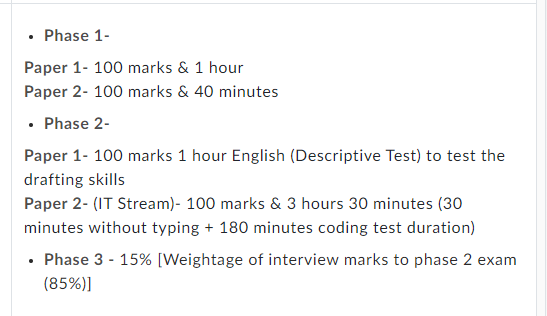
#> input picture IT_Stream_Exam_Pattern.png, 547 x 316 px, given in place of birds.webp, which was not available
$ python 'Image enhancement (1).py'   (older library calls are emulated)
#> lines starting #> are read from the running program, lines starting #| are printed output that depends on the picture; after the words box and inside, x2 and y2 are one past the last pixel; in counts of white or black regions, pixels touching at a corner belong together; pictures that were not available may be replaced by others from this repository, and a replacement may not be noted
#!/usr/bin/env python
# coding: utf-8

# In[1]:


import cv2
import matplotlib.pyplot as plt
import numpy as np


# In[2]:


# first = cv2.imread("C:\\Users\\rcc\\Downloads\\road.jpg",1)
second = cv2.imread("C:\\Users\\rcc\\Downloads\\birds.webp",1)
#> second is the input picture: shape (316, 547, 3); mean B, G, R 246.6, 246.4, 246.3
plt.subplot(1,2,1)
plt.title("Original")
plt.imshow(second)

sharp = cv2.Laplacian(second, cv2.CV_64F)
# cv2.imwrite('Laplacian image.jpg', sharp)
plt.subplot(1,2,2)
plt.title("Sharpening")
plt.imshow(sharp)
plt.show()
#> figure, not shown here; B, G, R data is drawn as R, G, B

# # cv2.imshow("Ayaaz", img)
# img1 = cv2.resize(first, (700,700))
# img2 = cv2.resize(second, (700,700))
# add = cv2.add(img1, img2)
# # subt = cv2.subtract(img1, img2)


# In[85]:


image = cv2.imread("C:\\Users\\rcc\\Downloads\\birds.webp",1)
plt.subplot(1,2,1)
plt.title("Original")
plt.imshow(image)
# [6 lines of commented-out code are left out]
filtered = cv2.GaussianBlur(image, (25, 25), 0)
plt.subplot(1,2,2)
plt.title("Filtered")
plt.imshow(filtered)
plt.show()
#> figure, not shown here; B, G, R data is drawn as R, G, B
# cv2.imshow("Filtered", filtered)
# cv2.waitKey(0)
# cv2.destroyAllWindows()


# In[4]:


image = cv2.imread("C:\\Users\\rcc\\Downloads\\birds.webp",1)
plt.subplot(1,2,1)
plt.title("Original")
plt.imshow(image)

image = cv2.cvtColor(image, cv2.COLOR_RGB2HSV)
#> image: shape (316, 547, 3); mean H, S, V 5.7, 8.4, 249.4

image[:,:,0] = image[:,:,0] * 0.9 #HUE
#> image: shape (316, 547, 3); mean H, S, V 5.1, 8.4, 249.4
image[:,:,1] = image[:,:,1] * 1.7 #SATURATION
#> image: shape (316, 547, 3); mean H, S, V 5.1, 8.8, 249.4
image[:,:,2] = image[:,:,2] * 0.5 #VALUE
#> image: shape (316, 547, 3); mean H, S, V 5.1, 8.8, 124.2

Enhanced = cv2.cvtColor(image, cv2.COLOR_HSV2BGR)
plt.subplot(1,2,2)
plt.title("Enhanced")
plt.imshow(Enhanced)
plt.show()
#> figure, not shown here; B, G, R data is drawn as R, G, B


# In[5]:


image = cv2.imread("C:\\Users\\rcc\\Downloads\\birds.webp",1)
plt.subplot(1,2,1)
plt.title("Original")
plt.imshow(image)

# image1 = cv2.resize(image, None, fx = 2, fy = 2)
image1 = cv2.resize(image, (700,1000))
plt.subplot(1,2,2)
plt.title("Resized")
plt.imshow(image1)
plt.show()
#> figure, not shown here; B, G, R data is drawn as R, G, B


# In[6]:


image = cv2.imread("C:\\Users\\rcc\\Downloads\\birds.webp",1)
plt.subplot(1,2,1)
plt.title("Original")
plt.imshow(image)

image1 = 255 - image
#> image1: shape (316, 547, 3)
# cv2.imshow("Ayaaz", image1)
# cv2.waitKey(0)
# cv2.destroyAllWindows()
plt.subplot(1,2,2)
plt.title("Inverse color")
plt.imshow(image1)
plt.show()
#> figure, not shown here; B, G, R data is drawn as R, G, B


# In[7]:


image = cv2.imread("C:\\Users\\rcc\\Downloads\\birds.webp",1)
plt.subplot(1,2,1)
plt.title("Original")
plt.imshow(image)

gray_image = cv2.cvtColor(image, cv2.COLOR_BGR2GRAY)
image1 = cv2.equalizeHist(gray_image)
#> image1: shape (316, 547)
plt.subplot(1,2,2)
plt.title("Equilized")
plt.imshow(image1)
plt.show()
#> figure, not shown here; B, G, R data is drawn as R, G, B


# In[8]:


image = cv2.imread("C:\\Users\\rcc\\Downloads\\birds.webp",1)
plt.subplot(1,2,1)
plt.title("Original")
plt.imshow(image)

image1 = cv2.Canny(image, 100, 200)
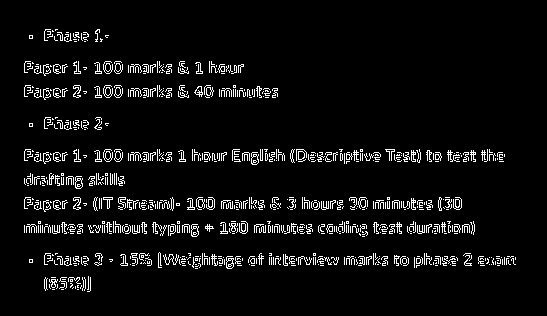
#> image1: shape (316, 547); 5.6% white in thin lines or dots, all inside (x1, y1, x2, y2) = (24, 29, 516, 292)
plt.subplot(1,2,2)
plt.title("Edges")
plt.imshow(image1)
plt.show()
#> figure, not shown here; B, G, R data is drawn as R, G, B


# In[9]:


image = cv2.imread("C:\\Users\\rcc\\Downloads\\birds.webp")
plt.subplot(1,2,1)
plt.title("Original")
plt.imshow(image)
image2 = cv2.cvtColor(image, cv2.COLOR_BGR2GRAY)
log_value = 100 * np.log(1 + image2)
# cv2.imshow("Ayaaz", log_value)
# cv2.waitKey(0)
# cv2.destroyAllWindows()
plt.subplot(1,2,2)
plt.title("Original")
plt.imshow(log_value)
plt.show()
#> figure, not shown here; B, G, R data is drawn as R, G, B


# In[10]:


# Assignment Problem:


image = cv2.imread("C:\\Users\\rcc\\Downloads\\road.jpg",1)
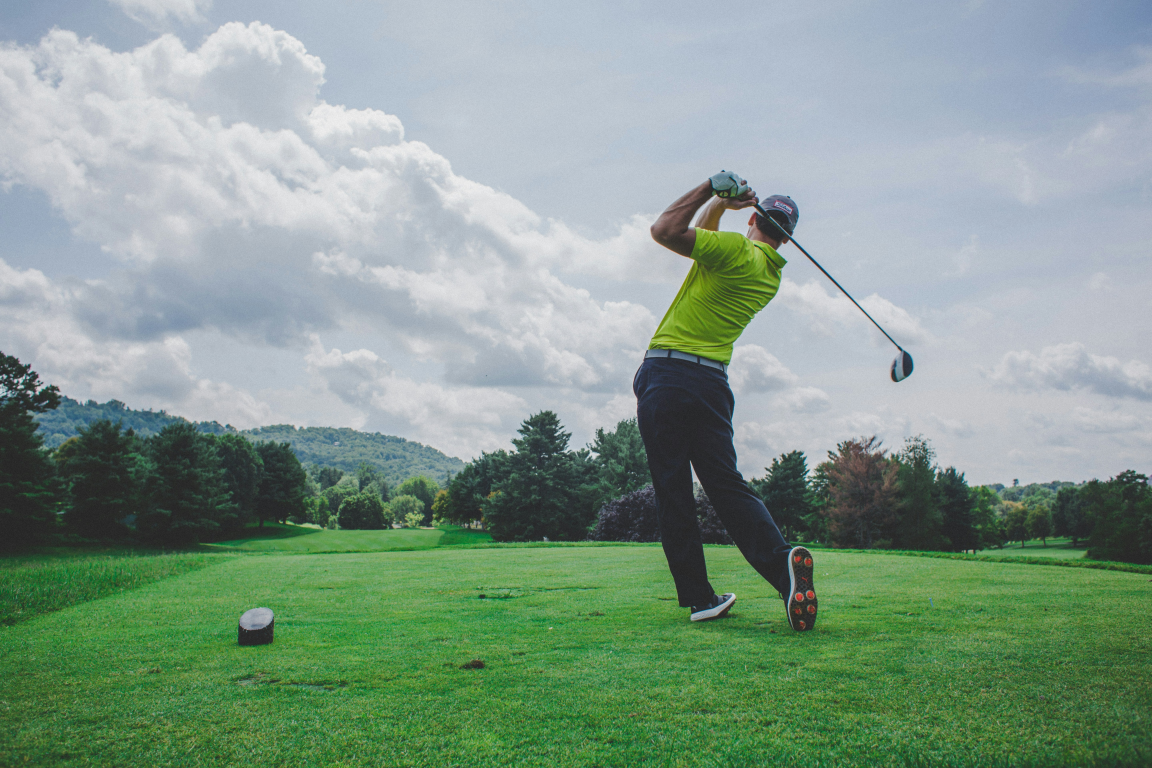
#> input picture computer_vision/sport.jpg, 5760 x 3840 px, given in place of road.jpg, which was not available (shown at 1/5 size)
#> image is the input picture: shape (3840, 5760, 3); mean B, G, R 140.4, 154.8, 132.4
plt.subplot(1,2,1)
plt.title("Original")
plt.imshow(image)
# plt.show()

# Gray Image
image = cv2.imread("C:\\Users\\rcc\\Downloads\\road.jpg",1)
image2 = cv2.cvtColor(image, cv2.COLOR_BGR2GRAY)
res = cv2.resize(image2, (500, 500))
plt.subplot(1,2,2)
# [4 lines of commented-out code are left out]
plt.title("Gray")
plt.imshow(res)
plt.show()
#> figure, not shown here; B, G, R data is drawn as R, G, B

# x = int(input("Enter the value of X: "))
# y = int(input("Enter the value of Y: "))
x = 10
y = 20
four = [(x, y - 1), (x - 1, y), (x + 1, y), (x, y + 1)]
plt.subplot(1,2,1)
plt.title("Four Neighbours")
plt.imshow(four)
# plt.show()

eight = [(x, y - 1), (x - 1, y), (x + 1, y), (x, y + 1),(x - 1, y - 1), (x - 1, y + 1), (x + 1, y + 1), (x + 1, y - 1) ]
plt.subplot(1,2,2)
plt.title("Eight Neighbours")
plt.imshow(eight)
plt.show()
# [13 lines of commented-out code are left out]


negative_image = 255 - image2
res = cv2.resize(negative_image, (500, 500))
plt.subplot(1,2,2)
plt.title("Negative Image")
plt.imshow(res)
plt.show()
# [11 lines of commented-out code are left out]
log_value = 100 * np.log(1 + image2)
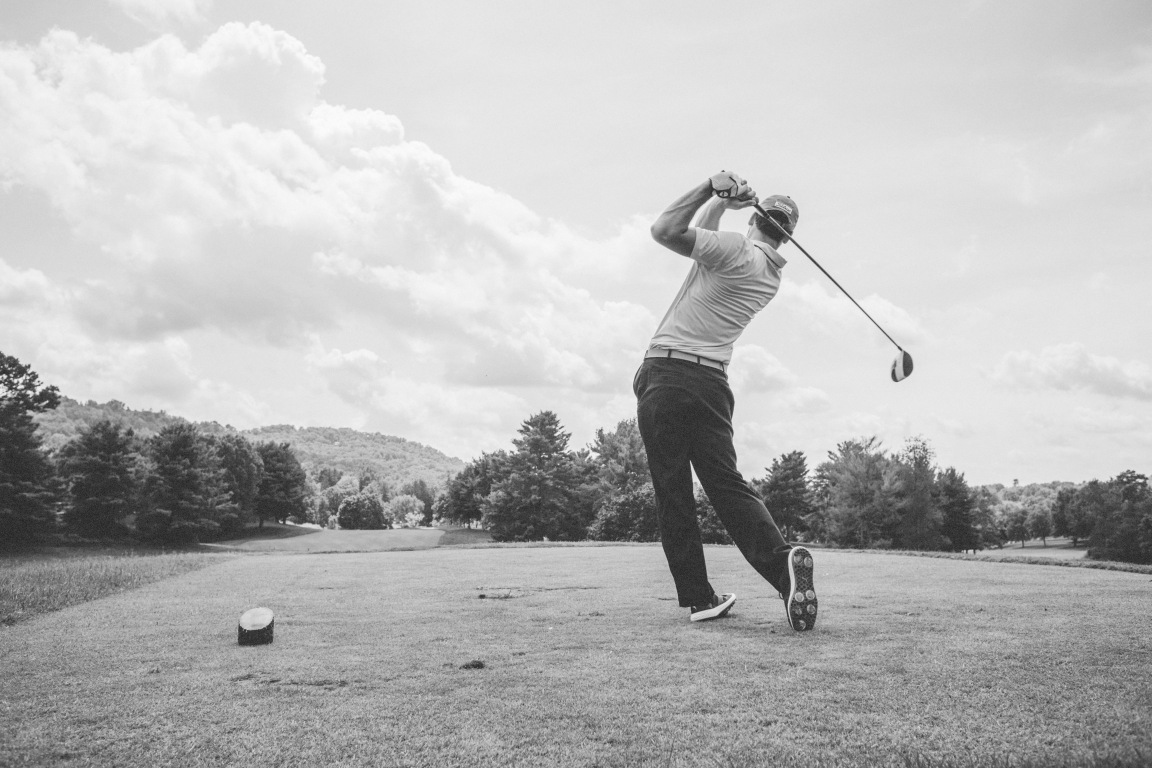
#> log_value: shape (3840, 5760) float16 (shown at 1/5 size); min 329.5, max 550.5, mean 489.8; drawn with min black and max white
plt.subplot(1,2,1)
plt.title("Log transformation")
plt.imshow(log_value)
# [8 lines of commented-out code are left out]
power_transfer = np.power(image2, 2.8)
plt.subplot(1,2,2)
plt.title("Power Law Transformation")
plt.imshow(power_transfer)
plt.show()


# In[11]:


img = cv2.imread("C:\\Users\\rcc\\Downloads\\road.jpg")
image = cv2.resize(img, (500, 500))
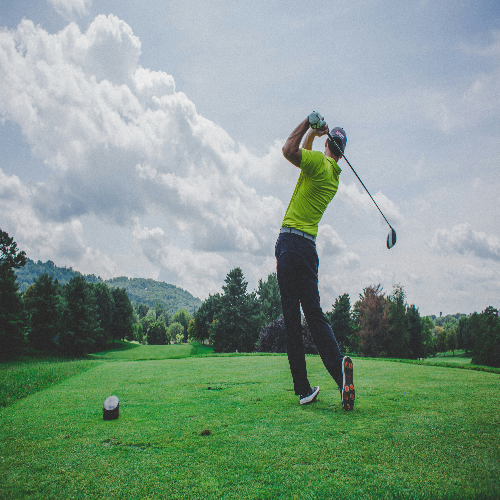
#> image: shape (500, 500, 3); mean B, G, R 140.3, 154.7, 132.3
image = cv2.cvtColor(image, cv2.COLOR_BGR2GRAY)
#> image: shape (500, 500)

negative_image = 255 - image
#> negative_image: shape (500, 500)
# res = cv2.resize(negative_image, (500, 500))

log_value = 50 * np.log(1 + image2)

power_transfer = np.power(image2, 0.5)

cv2.imshow("Original", image)
cv2.imshow("Negative Image", negative_image.astype(np.uint8))
cv2.imshow("Power", power_transfer.astype(np.uint8))
cv2.imshow("Log", log_value.astype(np.uint8))
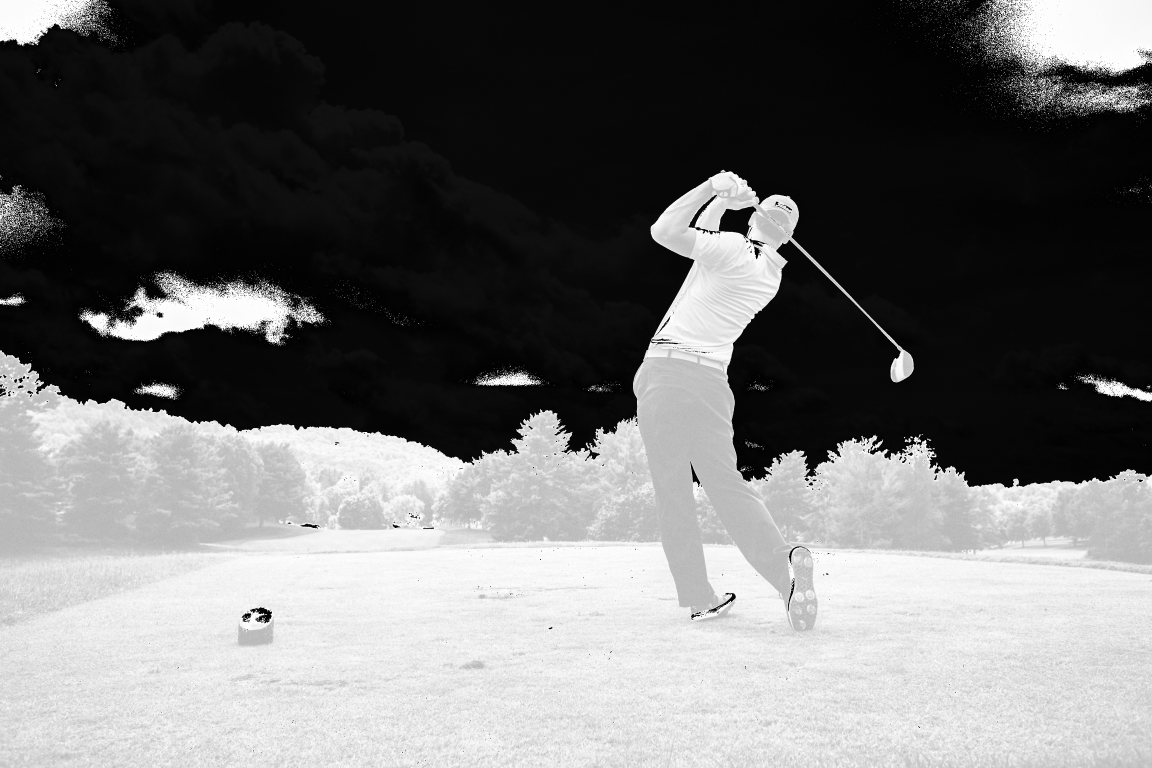
#> window 'Log': shape (3840, 5760) (shown at 1/5 size); min 0, max 255, mean 111.9


cv2.waitKey(0)
cv2.destroyAllWindows()


# In[ ]:


# In[ ]:


# In[12]:


# Log transformation

image = cv2.imread("C:\\Users\\rcc\\Downloads\\birds.webp")
plt.subplot(1,2,1)
plt.title("Original")
plt.imshow(image)
image2 = cv2.cvtColor(image, cv2.COLOR_BGR2GRAY)
log_value = 100 * np.log(1 + image2)
# cv2.imshow("Ayaaz", log_value)
# cv2.waitKey(0)
# cv2.destroyAllWindows()
plt.subplot(1,2,2)
plt.title("Log transformation")
plt.imshow(log_value)
plt.show()
#> figure, not shown here; B, G, R data is drawn as R, G, B


# In[13]:


image = cv2.imread("C:\\Users\\rcc\\Downloads\\birds.webp")
plt.subplot(1,2,1)
plt.title("Original")
plt.imshow(image)
image2 = cv2.cvtColor(image, cv2.COLOR_BGR2GRAY)
power_transfer = np.power(image2, 2.8)
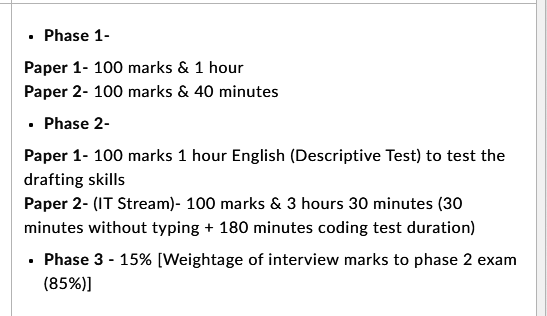
#> power_transfer: shape (316, 547) float64; min 22784.9, max 5474097.2, mean 5174765.3; drawn with min black and max white
# cv2.imshow("Ayaaz", log_value)
# cv2.waitKey(0)
# cv2.destroyAllWindows()
plt.subplot(1,2,2)
plt.title("Power Law Transformation")
plt.imshow(power_transfer)
plt.show()
#> figure, not shown here; B, G, R data is drawn as R, G, B


# In[14]:


# cv2.imshow("Ayaaz", add)
# cv2.waitKey(0)
# cv2.destroyAllWindows()


# In[15]:


import cv2
import numpy as np

# Load image
image = cv2.imread('C:\\Users\\rcc\\Downloads\\birds.webp', cv2.IMREAD_GRAYSCALE)
#> image: shape (316, 547); min 39, max 255, mean 246.7

# Define functions

def four_neighbours(x, y):
    return [(x, y - 1), (x - 1, y), (x + 1, y), (x, y + 1)]

def eight_neighbours(x, y):
    return [(x, y - 1), (x - 1, y), (x + 1, y), (x, y + 1),
            (x - 1, y - 1), (x + 1, y - 1), (x - 1, y + 1), (x + 1, y + 1)]

def distance_formula(x1, y1, x2, y2):
    return np.sqrt((x2 - x1)**2 + (y2 - y1)**2)

def image_negation(img):
    max_pixel_value = np.max(img)
#> max_pixel_value = 255
    negated_img = max_pixel_value - img
    return negated_img

def log_transformation(img):
    log_transformed_img = np.log1p(img)
    return log_transformed_img

def power_law_transformation(img, gamma):
#> called with gamma = 0.5
    power_transformed_img = np.power(img, gamma)
    return power_transformed_img

# Example Usage

# Choose a pixel position (x, y)
x, y = 50, 50

# Neighbours
four_neighbors = four_neighbours(x, y)
eight_neighbors = eight_neighbours(x, y)

# Distance between two points
x1, y1 = 10, 10
x2, y2 = 20, 20
distance = distance_formula(x1, y1, x2, y2)

# Image operations
negated_image = image_negation(image)
log_transformed_image = log_transformation(image)
gamma_value = 0.5  # You can adjust this value
power_law_transformed_image = power_law_transformation(image, gamma_value)

# Display images (for example)
cv2.imshow('Original Image', image)
cv2.imshow('Negated Image', negated_image.astype(np.uint8))
cv2.imshow('Log Transformed Image', log_transformed_image.astype(np.uint8))
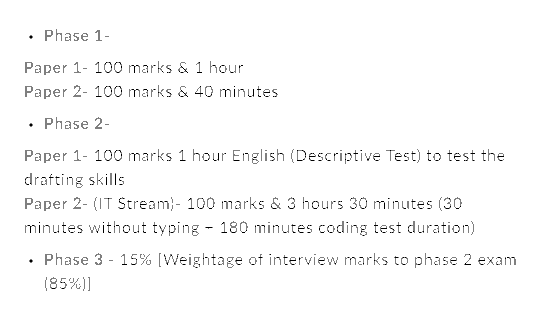
#> window 'Log Transformed Image': shape (316, 547); min 3, max 5, mean 4.96; drawn with min black and max white
cv2.imshow('Power Law Transformed Image', power_law_transformed_image.astype(np.uint8))

cv2.waitKey(0)
cv2.destroyAllWindows()


# In[66]:


img = cv2.imread("C:\\Users\\rcc\\Downloads\\road.jpg",0)

image = cv2.resize(img, (500, 500))
cv2.imshow("ayaaz", image)
cv2.waitKey(0)
cv2.destroyAllWindows()


# In[102]:


img = cv2.imread("C:\\Users\\rcc\\Downloads\\birds.webp",0)

h, w = img.shape
#> h = 316; w = 547
print(h, w)
#| 316 547
a = int(input("Enter the value of a: "))
#> the answer given: 3
b = int(input("Enter the value of b: "))
#> the answer given: 3

for i in range(h):
    for j in range(w):
        if (img[i][j] < a or img[i][j] > b):
            img[i][j] = 10

        else:
            img[i][j] = 100

cv2.imshow("ayaaz", img)
cv2.waitKey(0)
cv2.destroyAllWindows()


# In[ ]:


# In[ ]:
